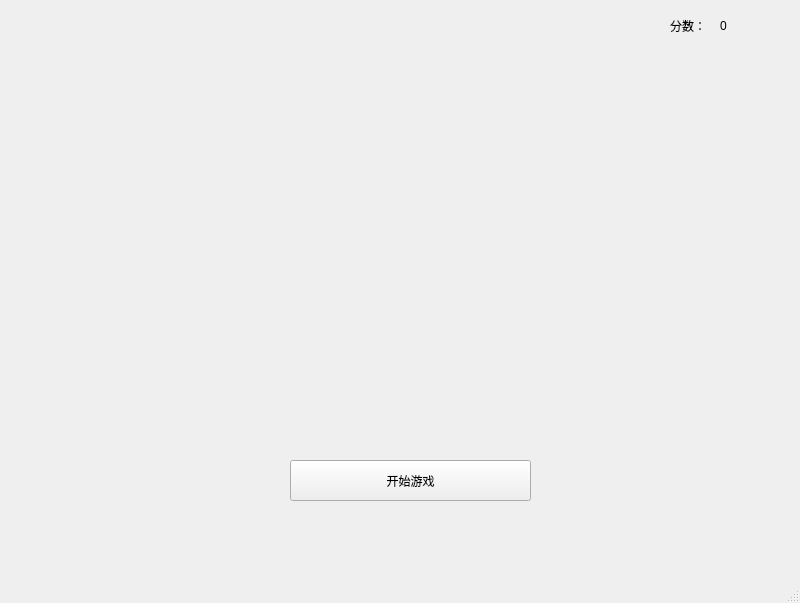
<?xml version="1.0" encoding="UTF-8"?>
<ui version="4.0">
 <class>MainWindow</class>
 <widget class="QMainWindow" name="MainWindow">
  <property name="geometry">
   <rect>
    <x>0</x>
    <y>0</y>
    <width>800</width>
    <height>603</height>
   </rect>
  </property>
  <property name="windowTitle">
   <string>MainWindow</string>
  </property>
  <widget class="QWidget" name="centralWidget">
   <widget class="QPushButton" name="pushButton">
    <property name="geometry">
     <rect>
      <x>290</x>
      <y>460</y>
      <width>241</width>
      <height>41</height>
     </rect>
    </property>
    <property name="text">
     <string>开始游戏</string>
    </property>
   </widget>
   <widget class="QLabel" name="label">
    <property name="geometry">
     <rect>
      <x>670</x>
      <y>10</y>
      <width>51</width>
      <height>31</height>
     </rect>
    </property>
    <property name="text">
     <string>分数：</string>
    </property>
   </widget>
   <widget class="QLabel" name="label_2">
    <property name="geometry">
     <rect>
      <x>720</x>
      <y>10</y>
      <width>71</width>
      <height>31</height>
     </rect>
    </property>
    <property name="text">
     <string>0</string>
    </property>
   </widget>
  </widget>
  <widget class="QStatusBar" name="statusBar"/>
 </widget>
 <layoutdefault spacing="6" margin="11"/>
 <resources/>
 <connections/>
</ui>
